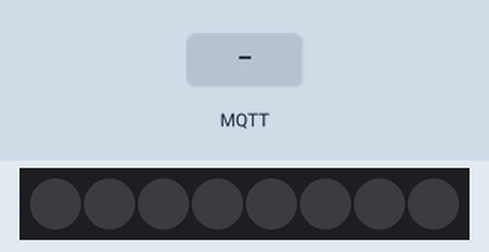
Recording of a sketch running on a simulated ESP8266 (NodeMCU). Shown: 8 RGB LEDs in strip order, left to right. The inputs (shaded band) are chosen by the test bench. Dim RGB values are drawn brighter than linear; WiFi joins after 1.5 s; servers stay silent unless stated; random numbers use the default seed unless the sketch sets one; no MQTT or app messages arrive unless stated; what the sketch prints to the serial monitor is not drawn.

Above: at 2.7 s.
2.8 s: MQTT message "5" arrives on the first subscribed topic
At 9.4 s:
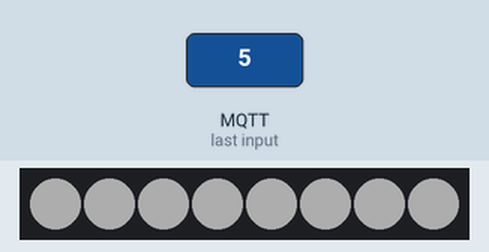
Timing chart, 0 to 10.7 s (numbered marks = the images above; inputs shaded):
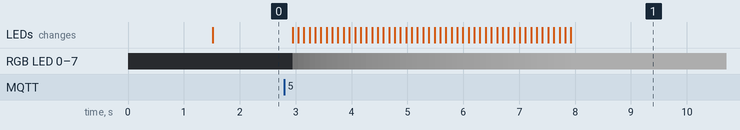

The sketch:

ws2812_esp8266_bright.ino
```cpp
// 作者 ： 涅痕
// 更多IOT开发 访问 niehen.cn
#include <Adafruit_NeoPixel.h>
#ifdef __AVR__
  #include <avr/power.h>
#endif

#include <ESP8266WiFi.h>
#include <PubSubClient.h>

#define PIN 2
#define NUM_LEDS 8
#define BRIGHTNESS 50
Adafruit_NeoPixel pixels = Adafruit_NeoPixel(NUM_LEDS, PIN, NEO_GRB + NEO_KHZ800);//  RGBW 与RGB在创建灯带时不一样
const char* ssid = "niehen_pc";
const char* password = "*";
const char* mqtt_server = "*";
WiFiClient espClient;
PubSubClient client(espClient);
long lastMsg = 0;
char msg[50];
int value = 0;
String tmpTopic;
String strplayload;
int bright = 0;

void setup_wifi() {
  delay(10);
  WiFi.begin(ssid, password);
  while (WiFi.status() != WL_CONNECTED) {
    delay(500);
    Serial.print(".");
  }

randomSeed(micros());
  Serial.println(WiFi.localIP());
}
void callback(char* topic, byte* payload, unsigned int length) {

 tmpTopic = String((char *)topic);
 payload[length] = '\0';
 strplayload  = String((char*)payload);


  client.publish("led_light/status", "get older ");
  if (strplayload == "off") {  // 判断是否是off 关闭指令
      value = 0;
      client.publish("led_light/status", "led_light stop");
  }else {
    int isint = 0;// 如果有字母 就为1 全数字就为0
    for (int i=0; i< strplayload.length();i++)  // 检测接收到的命令里面是否含有 非数字的字符
  {
    if (!isDigit(strplayload[i]))
    {
      isint = 1;
      break;
      }
    }
    if(isint == 0){
      int older_led = strplayload.toInt() ; // 转换为 int类型
        if(older_led >=0 && older_led<=5){
          value = older_led;
          client.publish("led_light/status","led_light is running");
        }
    }
  }

}
void reconnect() {

  while (!client.connected()) {
    Serial.print("Attempting MQTT connection...");
    String clientId = "ESP8266Client-";
    clientId += String(random(0xffff), HEX);
    if (client.connect(clientId.c_str())) {
      Serial.println("connected");

      client.publish("led_light/status", "init...");

      client.subscribe("led_light/older");
    } else {
      Serial.print("failed, rc=");
      Serial.print(client.state());
      Serial.println(" try again in 5 seconds");
      delay(5000);
    }
  }
}

void setup() {
   Serial.begin(115200);
   setup_wifi();
  client.setServer(mqtt_server, 1883);
  client.setCallback(callback);
  #if defined (__AVR_ATtiny85__)
    if (F_CPU == 16000000) clock_prescale_set(clock_div_1);
  #endif
  pixels.setBrightness(BRIGHTNESS);
  pixels.begin();
  pulseWhite(1,5);
  delay(10);
  pulseWhite(0,5);// 出现bug 开灯后 有一个灯亮 这是解决办法
}

void loop() {

  if (value == 0){
   pulseWhite(0,20);
  }else {
    pulseWhite(value*51,20); // 5个等级

    }
   if (!client.connected()) {
    reconnect();
  }
  client.loop();
}
void pulseWhite(uint8_t result,uint8_t wait) {  // 第一个参数为要变为的亮度值 第二个参数为变化间隔的时间单位为毫秒
  if (bright < result){
  for(int j = bright; j < result ; j++){
      for(uint16_t i=0; i<pixels.numPixels(); i++) {
          pixels.setPixelColor(i, pixels.Color(j,j,j) );
        }
        delay(wait);
        pixels.show();
      }
      bright = result;
  }else if(bright > result){
  for(int j = bright; j >= result ; j--){
      for(uint16_t i=0; i<pixels.numPixels(); i++) {
          pixels.setPixelColor(i, pixels.Color(j,j,j) );
        }
        delay(wait);
        pixels.show();
      }
      bright = result;
  }
}
```

Measured:
- after the input at 2.8 s, RGB LED 0–7: off → RGB(1, 1, 1) after 0.14 s, → RGB(2, 2, 2) 0.10 s later, → RGB(3, 3, 3) 0.10 s later, → RGB(4, 4, 4) 0.10 s later, … (50 changes in this stretch); the LEDs: first change after 0.14 s (image 1 shows a later state)
